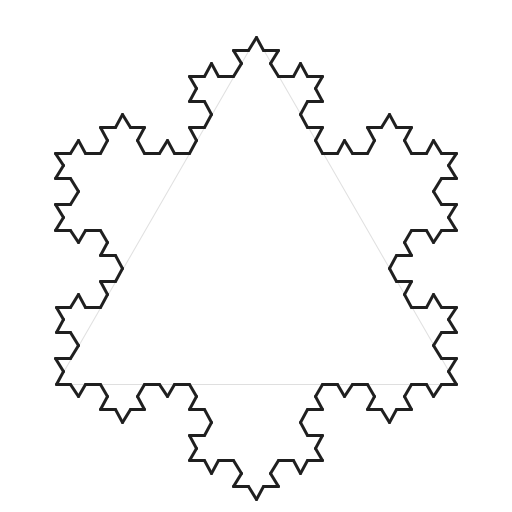
Frame 1 (no input)
Frame 2 (the mouse pressed at the canvas centre, redrawn once): identical to frame 1, image omitted

The Processing sketch that drew this single still picture (run headless with seeded random() and noise(); the mouse was pressed at the canvas centre and the sketch redrawn once):

// Processing sketch: ANI2012A19_KochSnowflake
// ── ANI2012A19_KochSnowflake.pde
// ANI2012A19_KochSnowflake.pde
// Génération d'un système fractal de type flocon de Koch.

// paramètres
int depthCurrent = 3;
int depthMax = 8;

float offset = 200.0f;

// variables
ArrayList<Koch> kochListDraw;
ArrayList<Koch> kochListNext;

Vector v1;
Vector v2;
Vector v3;

void setup()
{
  size(512, 512);
  noLoop();
  noFill();

  // instancier et initialiser les positions des sommets du triangle
  v1 = new Vector(offset, 0.0f, 0.0f);
  v2 = new Vector(-offset, 0.0f, 0.0f);
  v3 = new Vector(0.0f, offset * sqrt(3.0f), 0.0f);

  // invocation de la fonction qui génère la forme fractale
  generate();
}

void draw()
{
  background(255);

  // ajustement de la caméra
  scale(1.0f, -1.0f);
  translate(0.0f, -height);
  translate(width / 2.0f, 0.0f);
  translate(0.0f, height / 4.0f);

  stroke(223);
  strokeWeight(1);

  // dessiner le triangle d'origine
  triangle(
   v1.x, v1.y,
   v2.x, v2.y,
   v3.x, v3.y);

  stroke(31);
  strokeWeight(3);

  // dessiner les segments de la forme fractale
  for (Koch segment : kochListDraw)
    segment.render();
}

// fonction qui génère la forme fractale de Koch
void generate()
{
  // instancier la liste qui contient les segments de la forme fractale
  kochListDraw = new ArrayList<Koch>();

  // ajouter le segment à la liste
  kochListDraw.add(new Koch(v2, v1));
  kochListDraw.add(new Koch(v3, v2));
  kochListDraw.add(new Koch(v1, v3));

  // invocation de la fonction qui sous-divise la forme fractale
  for (int index = 0; index < depthCurrent; ++index)
    subdivide();

  println("current depth : " + depthCurrent);
}

// fonction qui sous-divise une ligne selon le principe de la forme fractale de Koch (pattern : ._./.\._.)
void subdivide()
{
  // instancier une nouvelle liste vide
  kochListNext = new ArrayList<Koch>();

  // pour chaque segment de la forme fractale (ligne)
  for (Koch segment : kochListDraw)
  {
    // calculer la position des cinq nouveaux points
    Vector position1 = segment.computePosition1();
    Vector position2 = segment.computePosition2();
    Vector position3 = segment.computePosition3();
    Vector position4 = segment.computePosition4();
    Vector position5 = segment.computePosition5();

    // créer les quatre nouvelles sous-divisions
    kochListNext.add(new Koch(position1, position2));
    kochListNext.add(new Koch(position2, position3));
    kochListNext.add(new Koch(position3, position4));
    kochListNext.add(new Koch(position4, position5));
  }

  // la nouvelle liste devient la liste courante
  kochListDraw = kochListNext;
}

void keyReleased()
{
  if (keyCode == UP)
  {
    depthCurrent = ++depthCurrent < depthMax ? depthCurrent : depthMax;
    generate();
  }
  if (keyCode == DOWN)
  {
    depthCurrent = --depthCurrent > 0 ? depthCurrent : 0;
    generate();
  }

  // redessiner la scène
  redraw();
}

// ── Koch.pde
// ANI2012A19_KochSnowflake/Koch.pde
// Classe de type flocon de Koch.

class Koch
{
  Vector positionFrom;
  Vector positionTo;

  Koch(Vector v1, Vector v2)
  {
    positionFrom = v1.clone();
    positionTo = v2.clone();
  }

  // fonction d'affichage du segment de forme fractale
  void render()
  {
    line(
      positionFrom.x,
      positionFrom.y,
      positionTo.x,
      positionTo.y);
  }

  // fonction qui calcule la position du point 1 de la forme fractale
  Vector computePosition1()
  {
    Vector v = positionFrom.clone();
    return v;
  }

  // fonction qui calcule la position du point 2 de la forme fractale
  Vector computePosition2()
  {
    Vector v = positionTo.clone();
    v.minus(positionFrom);
    v.multiply(1.0f / 3.0f);
    v.add(positionFrom);
    return v;
  }

  // fonction qui calcule la position du point 3 de la forme fractale
  Vector computePosition3()
  {
    Vector v = positionFrom.clone();
    Vector w = positionTo.clone();
    w.minus(positionFrom);
    w.multiply(1.0f / 3.0f);
    v.add(w);
    w.rotateZ(-radians(60));
    v.add(w);
    return v;
  }

  // fonction qui calcule la position du point 4 de la forme fractale
  Vector computePosition4()
  {
    Vector v = positionTo.clone();
    v.minus(positionFrom);
    v.multiply(2.0f / 3.0f);
    v.add(positionFrom);
    return v;
  }

  // fonction qui calcule la position du point 5 de la forme fractale
  Vector computePosition5()
  {
    Vector v = positionTo.clone();
    return v;
  }
}

// ── Vector.pde
// ANI2012A19_KochSnowflake/Vector.pde
// Classe de type Vector (vecteur 3D).

class Vector
{
  float x;
  float y;
  float z;

  Vector()
  {
    x = y = z = 0.0f;
  }

  Vector(float valueX, float valueY, float valueZ)
  {
    x = valueX;
    y = valueY;
    z = valueZ;
  }

  void set(float valueX, float valueY, float valueZ)
  {
    x = valueX;
    y = valueY;
    z = valueZ;
  }

  void copy(Vector v)
  {
    x = v.x;
    y = v.y;
    z = v.z;
  }

  Vector clone()
  {
    Vector v = new Vector();

    v.x = x;
    v.y = y;
    v.z = z;

    return v;
  }

  void randomize(float rangeX, float rangeY, float rangeZ, boolean centered)
  {
    if (centered)
    {
      x = random(0.0f, 1.0f) * rangeX - rangeX / 2.0f;
      y = random(0.0f, 1.0f) * rangeY - rangeY / 2.0f;
      z = random(0.0f, 1.0f) * rangeZ - rangeZ / 2.0f;
    }
    else
    {
      x = random(0.0f, 1.0f) * rangeX;
      y = random(0.0f, 1.0f) * rangeY;
      z = random(0.0f, 1.0f) * rangeZ;
    }
  }

  void add(float valueX, float valueY, float valueZ)
  {
    x += valueX;
    y += valueY;
    z += valueZ;
  }

  void add(Vector v)
  {
    x += v.x;
    y += v.y;
    z += v.z;
  }

  void minus(float valueX, float valueY, float valueZ)
  {
    x -= valueX;
    y -= valueY;
    z -= valueZ;
  }

  void minus(Vector v)
  {
    x -= v.x;
    y -= v.y;
    z -= v.z;
  }

  void divide(float value)
  {
    if (value != 0)
    {
      x /= value;
      y /= value;
      z /= value;
    }
  }

  void multiply(float value)
  {
    x *= value;
    y *= value;
    z *= value;
  }

  void factor(float valueX, float valueY, float valueZ)
  {
    x *= valueX;
    y *= valueY;
    z *= valueZ;
  }

  float magnitude()
  {
    return sqrt(x * x + y * y + z * z);
  }

  float distance(Vector v)
  {
    float deltaX = v.x - x;
    float deltaY = v.y - y;
    float deltaZ = v.z - z;

    return sqrt(deltaX * deltaX + deltaY * deltaY + deltaZ * deltaZ);
  }

  void normalize()
  {
    float length = magnitude();

    if (length > 0)
      divide(length);
  }

  void scale(float length)
  {
    normalize();
    multiply(length);
  }

  boolean isNull()
  {
    return x == 0 && y == 0 && z == 0;
  }

  void rotateZ(float angle)
  {
    float tmp = x;
    x = x   * cos(angle) - y * sin(angle);
    y = tmp * sin(angle) + y * cos(angle);
  }

  float angleBetween(Vector v)
  {
    if (isNull() || v.isNull())
      return 0;

    float phi = magnitude() * v.magnitude();
    float theta = dot(v);

    theta /= phi;

    return acos(theta);
  }

  float heading()
  {
    return atan2(y, x);
  }

  float dot(Vector v)
  {
    return x * v.x + y * v.y + z * v.z;
  }

  Vector cross(Vector v)
  {
    Vector u = new Vector();

    u.x = y * v.z - z * v.y;
    u.y = z * v.x - x * v.z;
    u.z = x * v.y - y * v.x;

    return u;
  }

  void print(String tag)
  {
    println(tag + " = (" + x + " " + y + " " + z +")");
  }
}
